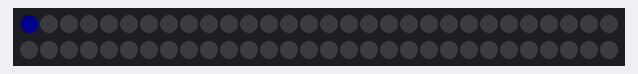
Bench run of a sketch on a simulated ESP8266 (Wemos D1 mini). Shown: 60 RGB LEDs in strip order, left to right, continuing on the next row. Dim RGB values are drawn brighter than linear; WiFi joins after 1.5 s; servers stay silent unless stated; what the sketch prints to the serial monitor is not drawn.

Above: at 1.6 s.
At 2.5 s:
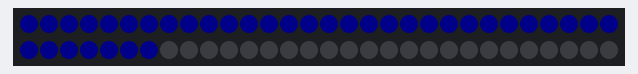
At 3.2 s:
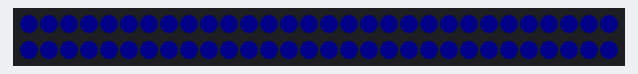
At 6.2 s:
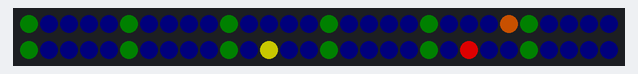

The sketch:

LED_Clock_-_wifi.ino
```cpp
#include "Arduino.h"
#define FASTLED_ALLOW_INTERRUPTS 0
#include <FastLED.h>

#include "WifiConnect.h"
#include "InternetTime.h"

// LED strip constants
#define LED_PIN   2 // D4 pin on the Wemos D1 Mini
#define NUM_LEDS  60
CRGB leds[NUM_LEDS];

//************************************************************************
// Your config below!
//************************************************************************
const char* WIFI_NAME     = "Your WIFI Name";     // SSID of local network
const char* WIFI_PASSWORD = "Your WIFI Password"; // Password on network
long utcOffset = 0;                               // Hour adjustment from the found Internet Time
//************************************************************************
bool timeFound = false;
bool needToUpdateTime = true;
int hour = 0;
int minute = 0;
int second = 0;
int ledSetupColor = 0;

#define MILLIS_DELAYED 1000
unsigned long delayMillis = 0;
//************************************************************************


void setup()
{
  Serial.begin(115200);

  if (utcOffset < 0) {
    utcOffset = utcOffset + 12;
  }
  connectToWifi(WIFI_NAME, WIFI_PASSWORD);
  startUdp();

  FastLED.addLeds<WS2812B, LED_PIN, GRB>(leds, NUM_LEDS);
  ledSetup();
  while (!timeFound) {
    getTime();
  }
  delayMillis = millis();
}

void loop()
{
  setLeds();
  FastLED.show();

  while ((delayMillis - millis()) < MILLIS_DELAYED) {
    /*********************************************************************
     * This is the delay part of a custom delay function. It waits a more
     * accurate delay time in the entire cycle of the program rather than
     * just delay from this moment. The amount of time delayed is set by
     * the constant MILLIS_DELAYED.
     *
     * It's basically just a "Do Nothing" loop based on a time that was
     * set externally with the delayMillis variable.
     *********************************************************************/
  }
  Serial.print(millis());
  Serial.print(", ");
  Serial.println(delayMillis);
  delay(100);
}


//************************************************************************
//*** Setup Functions
//************************************************************************

/** Comment out if not using the wifi board **/
void ledSetup()
{
  /***********************************************************************
   * This for loop sets all of the LEDs to a single color in sequence,
   * from beginning to end. It cycles as it tries to find the current
   * time from the internet. The color changes with each query of the
   * time servers. The faster it gets the time, the fewer color cycles
   * it goes through.
   ***********************************************************************/
  for (int i = 0; i < NUM_LEDS; i++) {
    switch (ledSetupColor) {
      case 1:  leds[i] = CRGB (0, 5, 5);  // max value is 255
               break;
      case 2:  leds[i] = CRGB (0, 10, 0);  // max value is 255
               break;
      case 3:  leds[i] = CRGB (5, 5, 0);  // max value is 255
               break;
      case 4:  leds[i] = CRGB (10, 0, 0);  // max value is 255
               break;
      case 5:  leds[i] = CRGB (5, 0, 5);  // max value is 255
               break;
      default: leds[i] = CRGB (0, 0, 10);  // max value is 255
    }
    FastLED.show();
    delay(25);
  }
  ledSetupColor++;
  if (ledSetupColor > 5) {
    ledSetupColor = 0;
  }
}


//************************************************************************
//*** Running Functions
//************************************************************************

void setLeds()
{
  setAllLeds(0, 0, 3);  // display for each of the minute leds

  for (int i = 0; i < 12; i++) {  // display for each of the hour leds
    leds[i * 5] = CRGB (0, 5, 0);
  }

  if (second > 59) {  // at 60 second,
    second -= 60;     // reset the second hand,
    minute++;         // and advance the minute hand.
  }

  if (minute > 59) { // at 60 minutes,
    minute -= 60;    // reset the minute hand,
    hour++;          // and advance the hour hand.
    needToUpdateTime = true;  // Get ready to update the time
  }

  if (hour > 11) {    // at 12 hours,
    hour -= 12;       // reset the hour hand,
//    timeFound = false;
    if (hour <= 0 && needToUpdateTime) {
      getTime();      // and refresh the time.
      if (timeFound) {             // Once the updated time is found
        needToUpdateTime = false;  // then don't try to update again this hour.
      }
    }
  }

  leds[(hour * 5) + (minute / 12)] = CRGB (150, 0, 0);  // <--- display hour hand
  leds[minute] = CRGB (100, 40, 0);  // <---------------------- display minute hand
  leds[second] = CRGB (100, 100, 0);  // <--------------------- display second hand

  second++;
  delayMillis += MILLIS_DELAYED;
}

void setAllLeds(int r, int g, int b)
{
  for (int i = 0; i < NUM_LEDS; i++) {
    leds[i] = CRGB (r, g, b); // max value is 255
  }
}

void getTime(void) {
  timeFound = getTime(&hour, &minute, &second);
  if (!timeFound) {
    ledSetup(); // Show cycling colors while trying to find the time.
  } else {
    second += 6; // Adjust the number of seconds since retrieved.
    hour += utcOffset; // Adjust the hour for my local time zone.
  }

/*************************************************************************
 * This next section is only for Serial Monitor Output purposes and does
 * not affect the function of the clock in any way. It can be commented
 * out entirely by removing the / at the end if this comment header section.
 *************************************************************************/
  Serial.println();
  Serial.print("The local time is ");
  Serial.print(hour); // print local hour
  Serial.print(':');
  if (minute < 10) {
    // In the first 10 minutes of each hour, we'll want a leading '0'
    Serial.print('0');
  }
  Serial.print(minute); // print the minute (3600 equals secs per minute)
  Serial.print(':');
  if (second < 10) {
    // In the first 10 seconds of each minute, we'll want a leading '0'
    Serial.print('0');
  }
  Serial.println(second); // print the second
/*************************************************************************/

}
```

InternetTime.h
```cpp
#include <WiFiUdp.h>

/************************************************************************
 *
 * I copy/pasted this page of code from the following webpage and only
 * made minor changes to it. More information about it can be found at
 * the website:
 *
 * https://www.geekstips.com/arduino-time-sync-ntp-server-esp8266-udp/
 *
 ************************************************************************/

//************************************************************************
unsigned int localPort = 2390;      // local port to listen for UDP packets

/* Don't hardwire the IP address or we won't get the benefits of the pool.
 *  Lookup the IP address for the host name instead */
//IPAddress timeServer(129, 6, 15, 28); // time.nist.gov NTP server
IPAddress timeServerIP; // time.nist.gov NTP server address
const char* ntpServerName = "time.nist.gov";

const int NTP_PACKET_SIZE = 48; // NTP time stamp is in the first 48 bytes of the message

byte packetBuffer[ NTP_PACKET_SIZE]; //buffer to hold incoming and outgoing packets

// A UDP instance to let us send and receive packets over UDP
WiFiUDP udp;
//************************************************************************

void startUdp()
{
  Serial.println("Starting UDP");
  udp.begin(localPort);
  Serial.print("Local port: ");
  Serial.println(udp.localPort());
}

// send an NTP request to the time server at the given address
unsigned long sendNTPpacket(IPAddress& address)
{
  Serial.println("sending NTP packet...");
  // set all bytes in the buffer to 0
  memset(packetBuffer, 0, NTP_PACKET_SIZE);
  // Initialize values needed to form NTP request
  // (see URL above for details on the packets)
  packetBuffer[0] = 0b11100011;   // LI, Version, Mode
  packetBuffer[1] = 0;     // Stratum, or type of clock
  packetBuffer[2] = 6;     // Polling Interval
  packetBuffer[3] = 0xEC;  // Peer Clock Precision
  // 8 bytes of zero for Root Delay & Root Dispersion
  packetBuffer[12]  = 49;
  packetBuffer[13]  = 0x4E;
  packetBuffer[14]  = 49;
  packetBuffer[15]  = 52;

  // all NTP fields have been given values, now
  // you can send a packet requesting a timestamp:
  udp.beginPacket(address, 123); //NTP requests are to port 123
  udp.write(packetBuffer, NTP_PACKET_SIZE);
  udp.endPacket();
}

bool getTime(int* hour, int* minute, int* second)
{
  bool timeFound = false;

    //get a random server from the pool
  WiFi.hostByName(ntpServerName, timeServerIP);
    Serial.println("random server got");

  sendNTPpacket(timeServerIP); // send an NTP packet to a time server
  // wait to see if a reply is available
  delay(3000);

    Serial.println("about to find time");
  int cb = udp.parsePacket();
  if (!cb) {
    timeFound = false;
    Serial.println("no packet yet");
  }
  else {
    timeFound = true;
    Serial.print("packet received, length=");
    Serial.println(cb);
    // We've received a packet, read the data from it
    udp.read(packetBuffer, NTP_PACKET_SIZE); // read the packet into the buffer

    //the timestamp starts at byte 40 of the received packet and is four bytes,
    // or two words, long. First, esxtract the two words:

    unsigned long highWord = word(packetBuffer[40], packetBuffer[41]);
    unsigned long lowWord = word(packetBuffer[42], packetBuffer[43]);
    // combine the four bytes (two words) into a long integer
    // this is NTP time (seconds since Jan 1 1900):
    unsigned long secsSince1900 = highWord << 16 | lowWord;
    Serial.print("Seconds since Jan 1 1900 = " );
    Serial.println(secsSince1900);

    // now convert NTP time into everyday time:
    Serial.print("Unix time = ");
    // Unix time starts on Jan 1 1970. In seconds, that's 2208988800:
    const unsigned long seventyYears = 2208988800UL;
    // subtract seventy years:
    unsigned long epoch = secsSince1900 - seventyYears;
    // print Unix time:
    Serial.println(epoch);


    // print the hour, minute and second:
    Serial.print("The UTC time is ");       // UTC is the time at Greenwich Meridian (GMT)
    Serial.print((epoch  % 86400L) / 3600); // print the hour (86400 equals secs per day)
    Serial.print(':');
    if ( ((epoch % 3600) / 60) < 10 ) {
      // In the first 10 minutes of each hour, we'll want a leading '0'
      Serial.print('0');
    }
    Serial.print((epoch  % 3600) / 60); // print the minute (3600 equals secs per minute)
    Serial.print(':');
    if ( (epoch % 60) < 10 ) {
      // In the first 10 seconds of each minute, we'll want a leading '0'
      Serial.print('0');
    }
    Serial.println(epoch % 60); // print the second

    *hour = ((epoch  % 86400L) / 3600);
    *minute = (epoch % 3600) / 60;
    *second = (epoch % 60);
    if (*second >= 60) { // If adjusted seconds is over a minute
      *second -= 60;     // then re-adjust the seconds
      *minute++;          // and add a minute
    }
  }
  // wait ten seconds before asking for the time again

  if (timeFound) {
    Serial.println("Found time, continuing.");
  } else {
    Serial.println("Waiting 10 seconds");
    delay(10000);
  }

  return timeFound;
}
```

WifiConnect.h
```cpp
#include <ESP8266WiFi.h>

void connectToWifi(const char* WIFI_NAME, const char* WIFI_PASSWORD)
{
  Serial.println();
  Serial.print("Connecting to ");
  Serial.print(WIFI_NAME);

  // try connecting to this wifi with this password
  WiFi.begin(WIFI_NAME, WIFI_PASSWORD);

  // loop while not connected to wifi
  while (WiFi.status() != WL_CONNECTED) {
    delay(500);
    Serial.print(".");
  }

  Serial.println();
  Serial.print("Connected, IP address: ");
  Serial.println(WiFi.localIP());
}
```

Measured:
- what the display in image 2 shows lasts 3.0 s, from 3.1 s to 6.1 s
